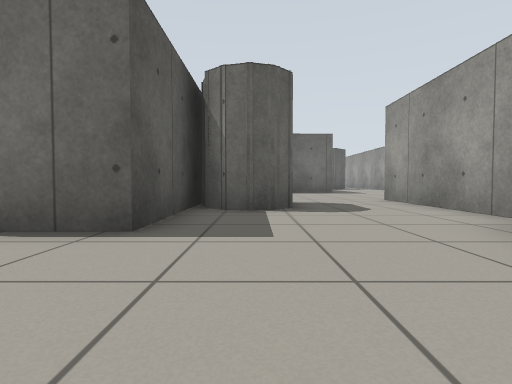
View 1 (above)

18 first-person views from a walk through a Gazebo world. The camera is 0.5 m above the floor, tilts 2° down and sees 80° across. The floor is counted in squares, 1 m on a side. Each view is taken from the middle of a square. On the plan, view 1 faces up. The plan holds only what a view shows up to about 9 squares ahead; the rest is blank. The place goes on beyond the plan.

View 2
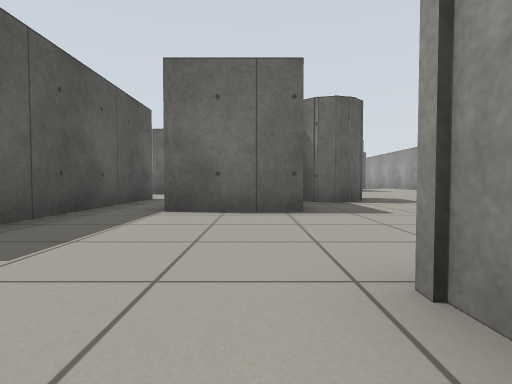

View 3
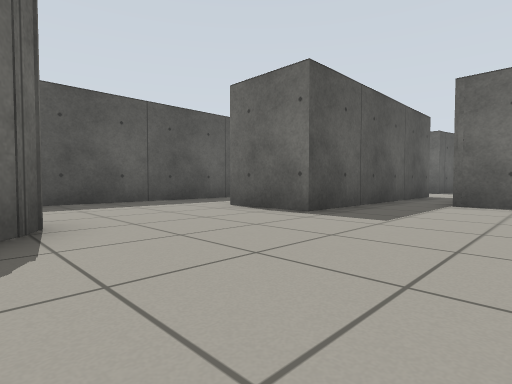

View 4
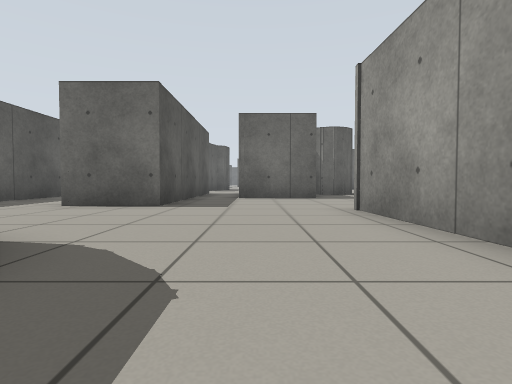

View 5
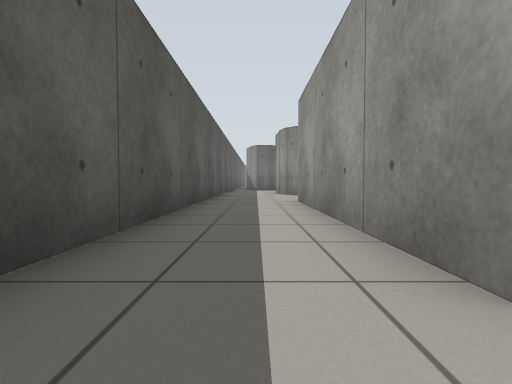

View 6
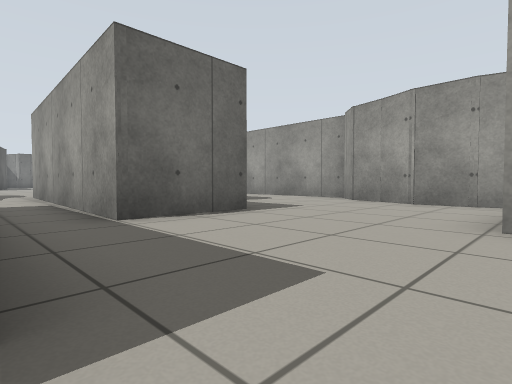

View 7
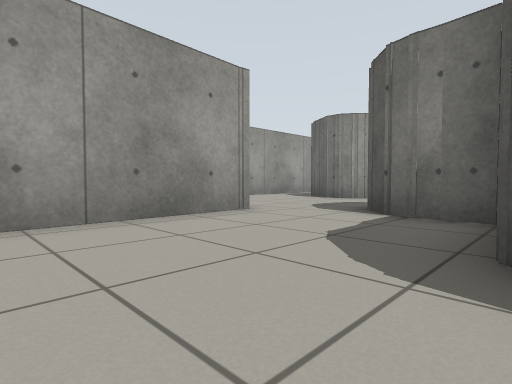

View 8
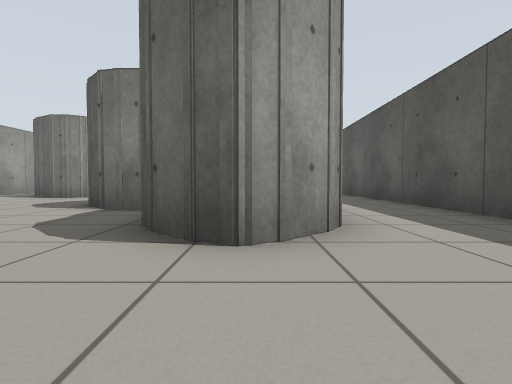

View 9
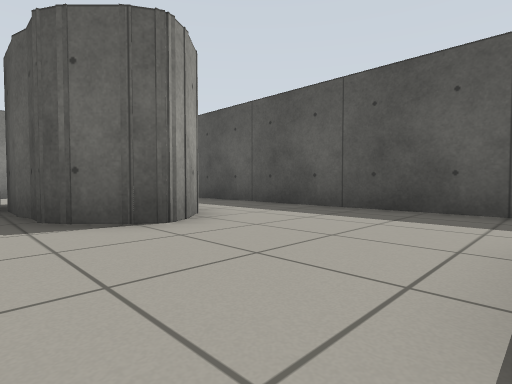

View 10
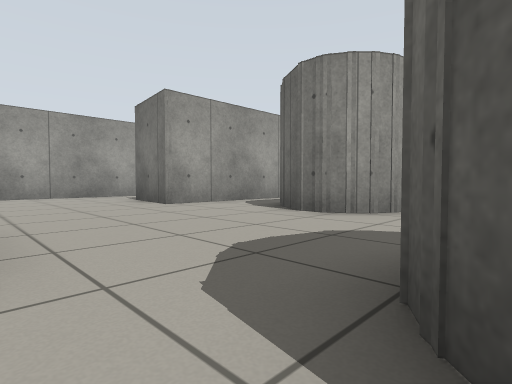

View 11
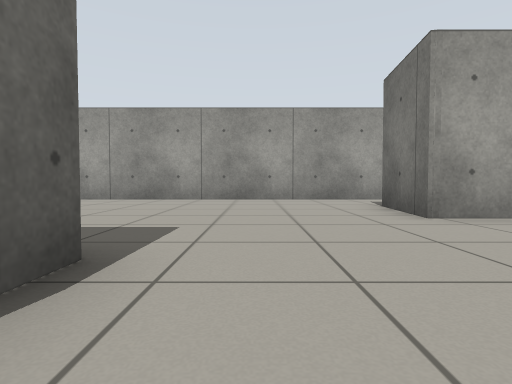

View 12
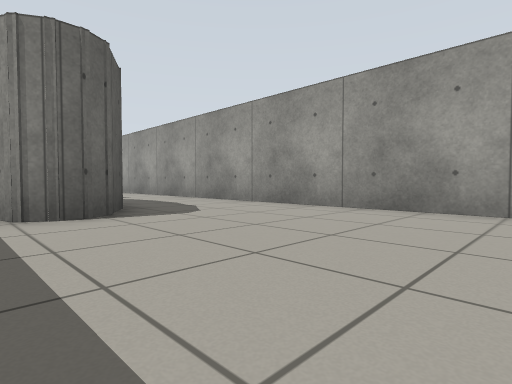

View 13
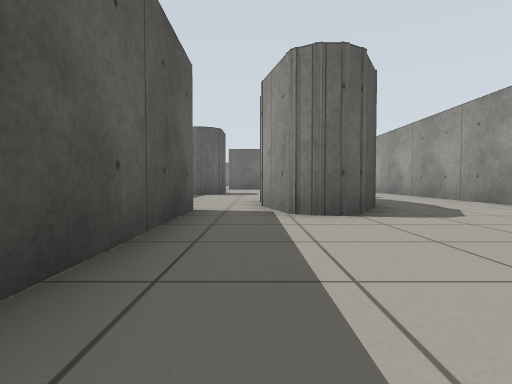

View 14
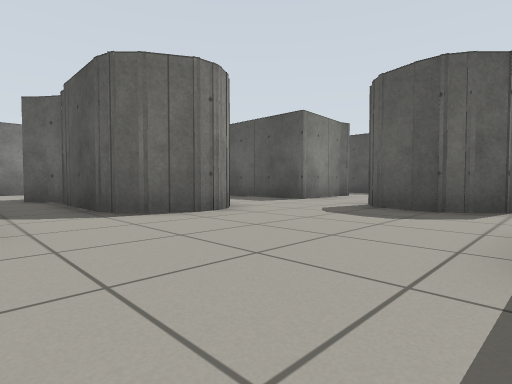

View 15
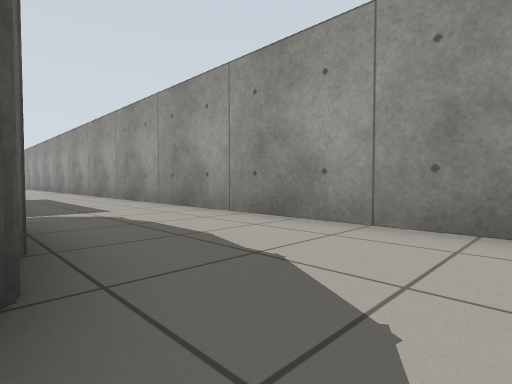

View 16
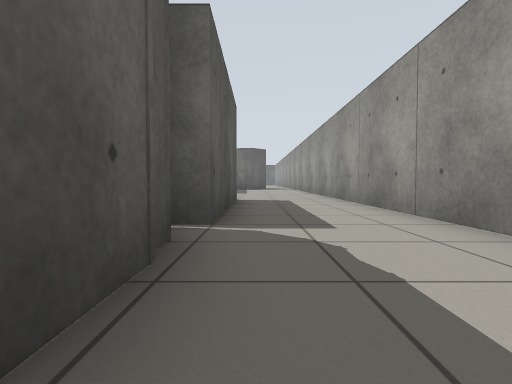

View 17
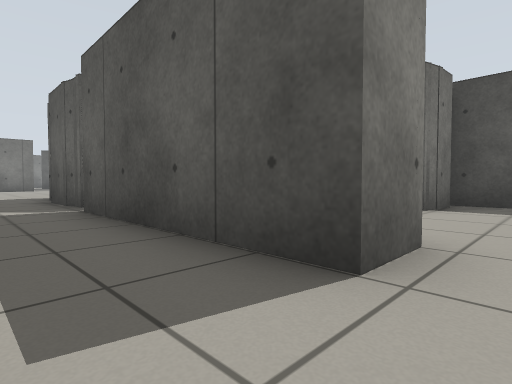

View 18
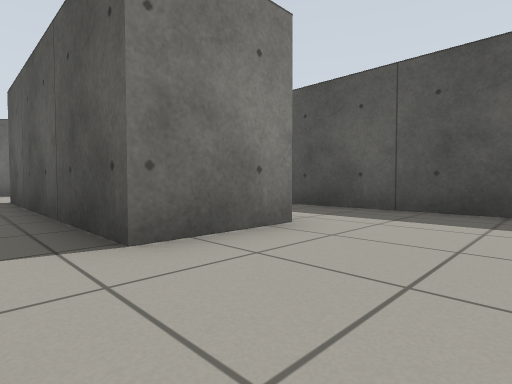

### Floor plan
Points are (right, up) in squares from view 1. A wall is a line through its corners. A room is listed if a view was taken in it or the views show most of it. See-through windows are left out.
Room 1 (views 1, 2, 3, 4, 5, 6, 7, 8, 9, 10, 18)
walls: (-4.9, 0.2) (-6.9, 0.2) (-6.9, 6.7) (-4.9, 6.7) (-4.9, 0.2); (-1.2, 7) (-1.2, 3) (-3.5, 3) (-3.3, 9.6); (0.7, 5.7) (0.3, 5.3) (-0.1, 5.2) (-0.6, 5.3); (-0.8, 7.5) (0, 7.5); (-0.2, 7.5) (0.4, 7.3); (-1.2, 8.4) (-1.2, 7.4); (2.4, 2.1) (2.7, 3) (3.2, 3.5); (-5.6, -3.4) (-4.8, -4.1); (2.1, 0.1) (2.1, 1.3) (2.5, 2.2); (-6.3, -3.6) (-5.8, -3.3); (-4.7, -4.2) (-4.7, -6.4) (-3.9, -6.5); (3.5, 4.1) (3.5, 8.3); (-6.8, -4.1) (-6, -3.3) (-5.1, -3.7) (-4.7, -4.5); (-9.4, 8.6) (-9.4, -2.6); (-4.8, -4.9) (-4.6, -5.5); (-1, -5.9) (-1.2, -0.6); (-3.7, -6.4) (-3.2, -6.6); (-4, -6.5) (-3.3, -6.5)
ways out: opening at (-2, -6) to room 2; opening at (4, 9) to room 2; opening at (-8.5, -3)
Room 2 (views 11, 12, 13, 14, 15, 16, 17)
walls: (3.5, -1.5) (2.9, -1.5); (3.1, -1.6) (2.5, -1.3) (2.1, 0.3); (4.2, -0.3) (3.6, -1.3) (3.3, -1.5); (0.9, -0.6) (0.9, -4.8); (1, -5.9) (0.3, -5.9); (4.5, 2) (4.5, 0.5); (4.2, 2.3) (4.4, 1.7); (4.3, 2.6) (4.3, 2.1); (7.4, -8.5) (7.4, 9); (-2.8, -6.9) (-2.5, -7.3) (-2.5, -7.9); (-2.5, -7.7) (-2.8, -8.6); (-3.2, -6.6) (-2.5, -7.2); (0.8, -10.5) (1.2, -10.9); (1.3, -11) (1.3, -14); (-0.8, -10.5) (-0.3, -10.2); (-1, -10.8) (-0.5, -10.2) (0.1, -10.2) (1.2, -10.8) (1.3, -11.4); (3.1, -12.8) (3.1, -9.3) (5.1, -9.5); (3.5, 8.3) (4.5, 8.3) (4.5, 3.5); (1.1, -14.2) (1.4, -14.7); (1.3, -14.5) (1.8, -15.1)
ways out: opening at (-2, -6) to room 1; opening at (4, 9) to room 1; opening at (-2.5, -9.5); opening at (6.5, -9.5); gap at (2, -15)

Positions as (right, up) in squares from view 1, and headings:
1: (0, 0), facing up
2: (-2, -2), facing up
3: (-2, -4), facing up-left
4: (-3, -6), facing up
5: (-8, -1), facing up
6: (-5, -1), facing up-right
7: (-5, -2), facing down-right
8: (-6, -1), facing down
9: (-4, 0), facing down-left
10: (-3, -6), facing down-right
11: (-1, -7), facing right
12: (2, -6), facing up-right
13: (2, -6), facing up
14: (3, -6), facing down-left
15: (4, -2), facing up-right
16: (5, 0), facing up
17: (6, 9), facing down-left
18: (-4, 9), facing down-left
